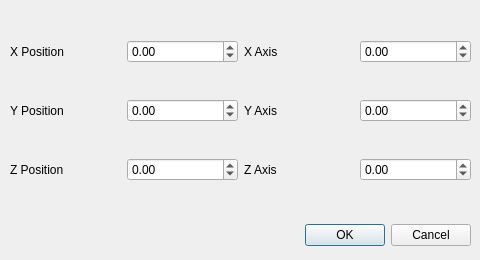
<?xml version="1.0" encoding="UTF-8"?>
<ui version="4.0">
 <class>BoneDialog</class>
 <widget class="QDialog" name="BoneDialog">
  <property name="geometry">
   <rect>
    <x>0</x>
    <y>0</y>
    <width>480</width>
    <height>260</height>
   </rect>
  </property>
  <property name="windowTitle">
   <string>Bone Dialog</string>
  </property>
  <widget class="QDialogButtonBox" name="buttonBox">
   <property name="geometry">
    <rect>
     <x>10</x>
     <y>220</y>
     <width>461</width>
     <height>31</height>
    </rect>
   </property>
   <property name="orientation">
    <enum>Qt::Horizontal</enum>
   </property>
   <property name="standardButtons">
    <set>QDialogButtonBox::Cancel|QDialogButtonBox::Ok</set>
   </property>
  </widget>
  <widget class="QWidget" name="gridLayoutWidget">
   <property name="geometry">
    <rect>
     <x>10</x>
     <y>10</y>
     <width>461</width>
     <height>201</height>
    </rect>
   </property>
   <layout class="QGridLayout" name="gridLayout">
    <item row="0" column="1">
     <widget class="QDoubleSpinBox" name="XPositionSpinBox">
      <property name="minimum">
       <double>-10000.000000000000000</double>
      </property>
      <property name="maximum">
       <double>10000.000000000000000</double>
      </property>
      <property name="singleStep">
       <double>0.100000000000000</double>
      </property>
     </widget>
    </item>
    <item row="0" column="0">
     <widget class="QLabel" name="XPositionLabel">
      <property name="text">
       <string>X Position</string>
      </property>
     </widget>
    </item>
    <item row="1" column="0">
     <widget class="QLabel" name="YPositionLabel">
      <property name="text">
       <string>Y Position</string>
      </property>
     </widget>
    </item>
    <item row="1" column="1">
     <widget class="QDoubleSpinBox" name="YPositionSpinBox">
      <property name="minimum">
       <double>-10000.000000000000000</double>
      </property>
      <property name="maximum">
       <double>10000.000000000000000</double>
      </property>
      <property name="singleStep">
       <double>0.100000000000000</double>
      </property>
     </widget>
    </item>
    <item row="2" column="0">
     <widget class="QLabel" name="ZPositionLabel">
      <property name="text">
       <string>Z Position</string>
      </property>
     </widget>
    </item>
    <item row="2" column="1">
     <widget class="QDoubleSpinBox" name="ZPositionSpinBox">
      <property name="minimum">
       <double>-10000.000000000000000</double>
      </property>
      <property name="maximum">
       <double>10000.000000000000000</double>
      </property>
      <property name="singleStep">
       <double>0.100000000000000</double>
      </property>
     </widget>
    </item>
    <item row="0" column="2">
     <widget class="QLabel" name="XAxisLabel">
      <property name="text">
       <string>X Axis</string>
      </property>
     </widget>
    </item>
    <item row="0" column="3">
     <widget class="QDoubleSpinBox" name="XAxisSpinBox">
      <property name="minimum">
       <double>-10000.000000000000000</double>
      </property>
      <property name="maximum">
       <double>10000.000000000000000</double>
      </property>
      <property name="singleStep">
       <double>0.100000000000000</double>
      </property>
     </widget>
    </item>
    <item row="1" column="2">
     <widget class="QLabel" name="YAxisLabel">
      <property name="text">
       <string>Y Axis</string>
      </property>
     </widget>
    </item>
    <item row="1" column="3">
     <widget class="QDoubleSpinBox" name="YAxisSpinBox">
      <property name="minimum">
       <double>-10000.000000000000000</double>
      </property>
      <property name="maximum">
       <double>10000.000000000000000</double>
      </property>
      <property name="singleStep">
       <double>0.100000000000000</double>
      </property>
     </widget>
    </item>
    <item row="2" column="2">
     <widget class="QLabel" name="ZAxisLabel">
      <property name="text">
       <string>Z Axis</string>
      </property>
     </widget>
    </item>
    <item row="2" column="3">
     <widget class="QDoubleSpinBox" name="ZAxisSpinBox">
      <property name="minimum">
       <double>-10000.000000000000000</double>
      </property>
      <property name="maximum">
       <double>10000.000000000000000</double>
      </property>
      <property name="singleStep">
       <double>0.100000000000000</double>
      </property>
     </widget>
    </item>
   </layout>
  </widget>
 </widget>
 <resources/>
 <connections>
  <connection>
   <sender>buttonBox</sender>
   <signal>accepted()</signal>
   <receiver>BoneDialog</receiver>
   <slot>accept()</slot>
   <hints>
    <hint type="sourcelabel">
     <x>248</x>
     <y>254</y>
    </hint>
    <hint type="destinationlabel">
     <x>157</x>
     <y>274</y>
    </hint>
   </hints>
  </connection>
  <connection>
   <sender>buttonBox</sender>
   <signal>rejected()</signal>
   <receiver>BoneDialog</receiver>
   <slot>reject()</slot>
   <hints>
    <hint type="sourcelabel">
     <x>316</x>
     <y>260</y>
    </hint>
    <hint type="destinationlabel">
     <x>286</x>
     <y>274</y>
    </hint>
   </hints>
  </connection>
 </connections>
</ui>
